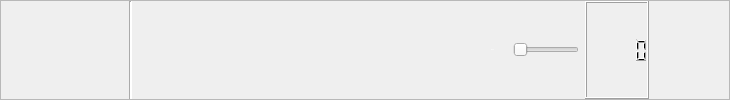
     <widget class="QFrame" name="controller_frame">
      <property name="sizePolicy">
       <sizepolicy hsizetype="Preferred" vsizetype="Preferred">
        <horstretch>0</horstretch>
        <verstretch>0</verstretch>
       </sizepolicy>
      </property>
      <property name="cursor">
       <cursorShape>PointingHandCursor</cursorShape>
      </property>
      <property name="frameShape">
       <enum>QFrame::StyledPanel</enum>
      </property>
      <property name="frameShadow">
       <enum>QFrame::Raised</enum>
      </property>
      <layout class="QHBoxLayout" name="horizontalLayout_2" stretch="0,0,0,0,2,2,2,2,2,2,0,1,4,1">
       <property name="leftMargin">
        <number>30</number>
       </property>
       <property name="topMargin">
        <number>0</number>
       </property>
       <property name="rightMargin">
        <number>80</number>
       </property>
       <property name="bottomMargin">
        <number>0</number>
       </property>
       <item>
        <widget class="QPushButton" name="show_hide_btn">
         <property name="sizePolicy">
          <sizepolicy hsizetype="Expanding" vsizetype="Expanding">
           <horstretch>0</horstretch>
           <verstretch>0</verstretch>
          </sizepolicy>
         </property>
         <property name="styleSheet">
          <string notr="true">background-color: rgba(255, 255, 255, 0);
border:none;</string>
         </property>
         <property name="text">
          <string/>
         </property>
         <property name="icon">
          <iconset resource="res.qrc">
           <normaloff>:/icons/icons/eye copy.svg</normaloff>:/icons/icons/eye copy.svg</iconset>
         </property>
         <property name="iconSize">
          <size>
           <width>30</width>
           <height>30</height>
          </size>
         </property>
         <property name="flat">
          <bool>false</bool>
         </property>
        </widget>
       </item>
       <item>
        <spacer name="horizontalSpacer_24">
         <property name="orientation">
          <enum>Qt::Horizontal</enum>
         </property>
         <property name="sizeHint" stdset="0">
          <size>
           <width>60</width>
           <height>20</height>
          </size>
         </property>
        </spacer>
       </item>
       <item>
        <widget class="Line" name="line">
         <property name="sizePolicy">
          <sizepolicy hsizetype="Fixed" vsizetype="Expanding">
           <horstretch>0</horstretch>
           <verstretch>0</verstretch>
          </sizepolicy>
         </property>
         <property name="styleSheet">
          <string notr="true">background-color: rgb(255, 255, 255);</string>
         </property>
         <property name="orientation">
          <enum>Qt::Vertical</enum>
         </property>
        </widget>
       </item>
       <item>
        <spacer name="horizontalSpacer_26">
         <property name="orientation">
          <enum>Qt::Horizontal</enum>
         </property>
         <property name="sizeHint" stdset="0">
          <size>
           <width>50</width>
           <height>20</height>
          </size>
         </property>
        </spacer>
       </item>
       <item>
        <widget class="QPushButton" name="replay_btn">
         <property name="sizePolicy">
          <sizepolicy hsizetype="Preferred" vsizetype="Preferred">
           <horstretch>0</horstretch>
           <verstretch>0</verstretch>
          </sizepolicy>
         </property>
         <property name="cursor">
          <cursorShape>PointingHandCursor</cursorShape>
         </property>
         <property name="toolTip">
          <string>&lt;html&gt;&lt;head/&gt;&lt;body&gt;&lt;p&gt;Replay activate siganls&lt;/p&gt;&lt;/body&gt;&lt;/html&gt;</string>
         </property>
         <property name="styleSheet">
          <string notr="true">background-color: rgba(255, 255, 255, 0);
border:none;</string>
         </property>
         <property name="text">
          <string/>
         </property>
         <property name="icon">
          <iconset resource="res.qrc">
           <normaloff>:/icons/icons/rewind copy.svg</normaloff>:/icons/icons/rewind copy.svg</iconset>
         </property>
         <property name="iconSize">
          <size>
           <width>25</width>
           <height>25</height>
          </size>
         </property>
         <property name="shortcut">
          <string>Ctrl+R</string>
         </property>
        </widget>
       </item>
       <item>
        <widget class="QPushButton" name="play_pause_btn">
         <property name="sizePolicy">
          <sizepolicy hsizetype="Minimum" vsizetype="Preferred">
           <horstretch>0</horstretch>
           <verstretch>0</verstretch>
          </sizepolicy>
         </property>
         <property name="cursor">
          <cursorShape>PointingHandCursor</cursorShape>
         </property>
         <property name="styleSheet">
          <string notr="true">background-color: rgba(255, 255, 255, 0);
border:none;</string>
         </property>
         <property name="text">
          <string/>
         </property>
         <property name="icon">
          <iconset resource="res.qrc">
           <normaloff>:/icons/icons/play copy.svg</normaloff>:/icons/icons/play copy.svg</iconset>
         </property>
         <property name="iconSize">
          <size>
           <width>22</width>
           <height>22</height>
          </size>
         </property>
        </widget>
       </item>
       <item>
        <widget class="QPushButton" name="stop_btn">
         <property name="sizePolicy">
          <sizepolicy hsizetype="Minimum" vsizetype="Preferred">
           <horstretch>0</horstretch>
           <verstretch>0</verstretch>
          </sizepolicy>
         </property>
         <property name="cursor">
          <cursorShape>PointingHandCursor</cursorShape>
         </property>
         <property name="toolTip">
          <string>&lt;html&gt;&lt;head/&gt;&lt;body&gt;&lt;p&gt;Stop activate signals&lt;/p&gt;&lt;/body&gt;&lt;/html&gt;</string>
         </property>
         <property name="styleSheet">
          <string notr="true">background-color: rgba(255, 255, 255, 0);
border:none;</string>
         </property>
         <property name="text">
          <string/>
         </property>
         <property name="icon">
          <iconset resource="res.qrc">
           <normaloff>:/icons/icons/stop-button copy.svg</normaloff>:/icons/icons/stop-button copy.svg</iconset>
         </property>
         <property name="iconSize">
          <size>
           <width>25</width>
           <height>25</height>
          </size>
         </property>
        </widget>
       </item>
       <item>
        <widget class="QPushButton" name="reset_view_btn">
         <property name="sizePolicy">
          <sizepolicy hsizetype="Minimum" vsizetype="Preferred">
           <horstretch>0</horstretch>
           <verstretch>0</verstretch>
          </sizepolicy>
         </property>
         <property name="cursor">
          <cursorShape>PointingHandCursor</cursorShape>
         </property>
         <property name="toolTip">
          <string>&lt;html&gt;&lt;head/&gt;&lt;body&gt;&lt;p&gt;Back to orignial view&lt;/p&gt;&lt;/body&gt;&lt;/html&gt;</string>
         </property>
         <property name="styleSheet">
          <string notr="true">background-color: rgba(255, 255, 255, 0);
border:none;</string>
         </property>
         <property name="text">
          <string/>
         </property>
         <property name="icon">
          <iconset resource="res.qrc">
           <normaloff>:/icons/icons/arrow-up-right-and-arrow-down-left-from-center copy.svg</normaloff>:/icons/icons/arrow-up-right-and-arrow-down-left-from-center copy.svg</iconset>
         </property>
         <property name="iconSize">
          <size>
           <width>25</width>
           <height>25</height>
          </size>
         </property>
        </widget>
       </item>
       <item>
        <widget class="QPushButton" name="zoom_in_btn">
         <property name="sizePolicy">
          <sizepolicy hsizetype="Minimum" vsizetype="Preferred">
           <horstretch>0</horstretch>
           <verstretch>0</verstretch>
          </sizepolicy>
         </property>
         <property name="cursor">
          <cursorShape>PointingHandCursor</cursorShape>
         </property>
         <property name="styleSheet">
          <string notr="true">background-color: rgba(255, 255, 255, 0);
border:none;</string>
         </property>
         <property name="text">
          <string/>
         </property>
         <property name="icon">
          <iconset resource="res.qrc">
           <normaloff>:/icons/icons/zoom_in.svg</normaloff>:/icons/icons/zoom_in.svg</iconset>
         </property>
         <property name="iconSize">
          <size>
           <width>25</width>
           <height>25</height>
          </size>
         </property>
        </widget>
       </item>
       <item>
        <widget class="QPushButton" name="zoom_out_btn">
         <property name="sizePolicy">
          <sizepolicy hsizetype="Minimum" vsizetype="Preferred">
           <horstretch>0</horstretch>
           <verstretch>0</verstretch>
          </sizepolicy>
         </property>
         <property name="cursor">
          <cursorShape>PointingHandCursor</cursorShape>
         </property>
         <property name="styleSheet">
          <string notr="true">background-color: rgba(255, 255, 255, 0);
border:none;</string>
         </property>
         <property name="text">
          <string/>
         </property>
         <property name="icon">
          <iconset resource="res.qrc">
           <normaloff>:/icons/icons/zoom_out.svg</normaloff>:/icons/icons/zoom_out.svg</iconset>
         </property>
         <property name="iconSize">
          <size>
           <width>25</width>
           <height>25</height>
          </size>
         </property>
        </widget>
       </item>
       <item>
        <spacer name="horizontalSpacer_25">
         <property name="orientation">
          <enum>Qt::Horizontal</enum>
         </property>
         <property name="sizeHint" stdset="0">
          <size>
           <width>70</width>
           <height>20</height>
          </size>
         </property>
        </spacer>
       </item>
       <item>
        <widget class="QLabel" name="speedLabel">
         <property name="sizePolicy">
          <sizepolicy hsizetype="Preferred" vsizetype="Preferred">
           <horstretch>0</horstretch>
           <verstretch>0</verstretch>
          </sizepolicy>
         </property>
         <property name="font">
          <font>
           <family>Ubuntu</family>
           <pointsize>-1</pointsize>
           <bold>true</bold>
          </font>
         </property>
         <property name="styleSheet">
          <string notr="true">color: rgb(255, 255, 255);</string>
         </property>
         <property name="text">
          <string>Speed</string>
         </property>
        </widget>
       </item>
       <item>
        <widget class="QSlider" name="speed_slider">
         <property name="cursor">
          <cursorShape>OpenHandCursor</cursorShape>
         </property>
         <property name="orientation">
          <enum>Qt::Horizontal</enum>
         </property>
        </widget>
       </item>
       <item>
        <widget class="QLCDNumber" name="speed_lcd"/>
       </item>
      </layout>
     </widget>
